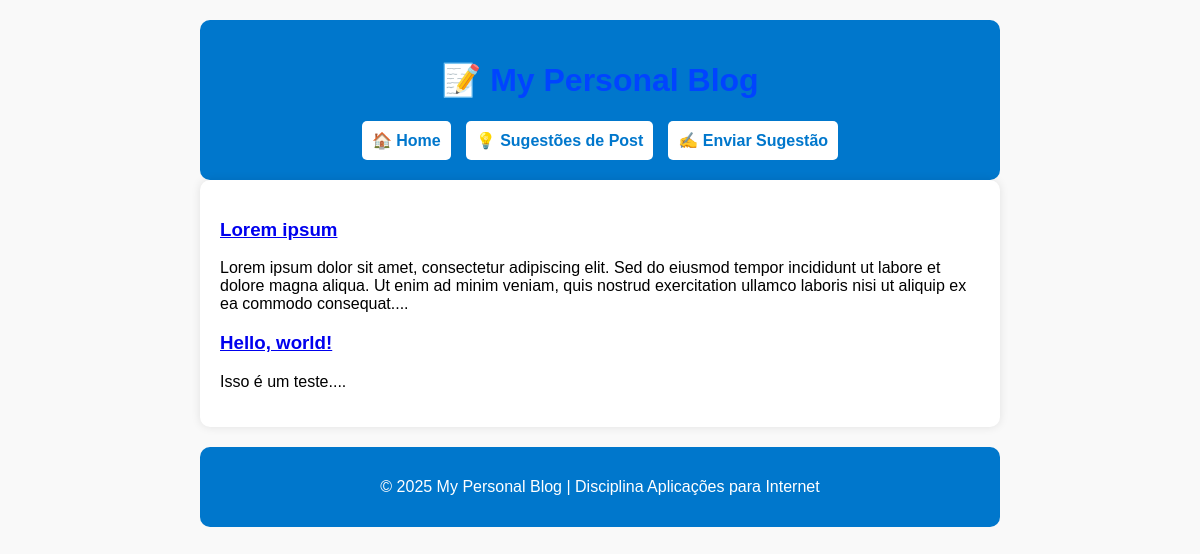
/category/Introdução/, run on an earlier commit of the app's database.
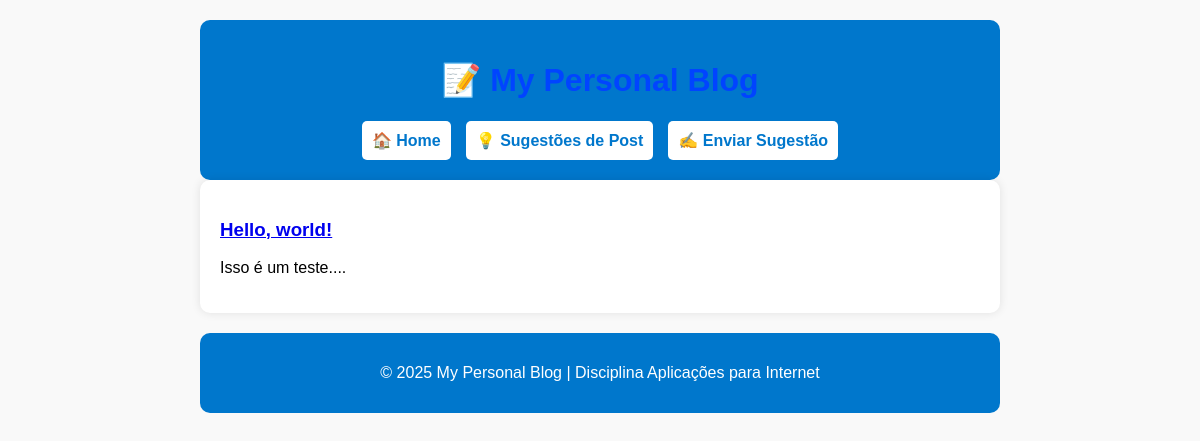
And on a later commit of the database.
### blog/models.py (models this page shows, shortened)
class Post(models.Model):
    title = models.CharField(max_length=255)
    body = models.TextField()
    author = models.ForeignKey(User, on_delete=models.CASCADE, related_name="posts", default=1)
    created_on = models.DateTimeField(auto_now_add=True)
    last_modified = models.DateTimeField(auto_now=True)
    categories = models.ManyToManyField("Category", related_name="posts") #relacionamento entre post e categories
    class Meta:
        ordering = ["-created_on"]
        verbose_name_plural = "Posts"

### blog/views.py (the view)
# urls.py: path("category/<str:category>/", views.blog_category, name="blog_category"),  # Ajustado para <str:category>
def blog_category(request, category):
    posts = Post.objects.filter(
        categories__name__contains=category
    ).order_by("-created_on")
    context = {
        "category": category,
        "posts": posts,
    }
    return render(request, "blog/category.html", context)

### blog/templates/blog/category.html
{% extends "base.html" %}
{% block page_content %}
    {% for post in posts %}
        <h3><a href="{% url 'blog_detail' post.pk %}">{{ post.title }}</a></h3>
        <p>{{ post.body | slice:":400" }}...</p>
    {% endfor %}
{% endblock page_content %}

What changed in the data, as far as the page shows it:
no longer on this page (row edited): Post: title "Lorem ipsum", body "Lorem ipsum dolor sit amet, consectetur adipiscing elit. Sed do eiusmod tempor incididunt ut labore et dolore magna aliqua. Ut enim ad minim veniam, quis nostrud exercitation ullamco laboris nisi ut aliquip ex ea commodo consequat."
